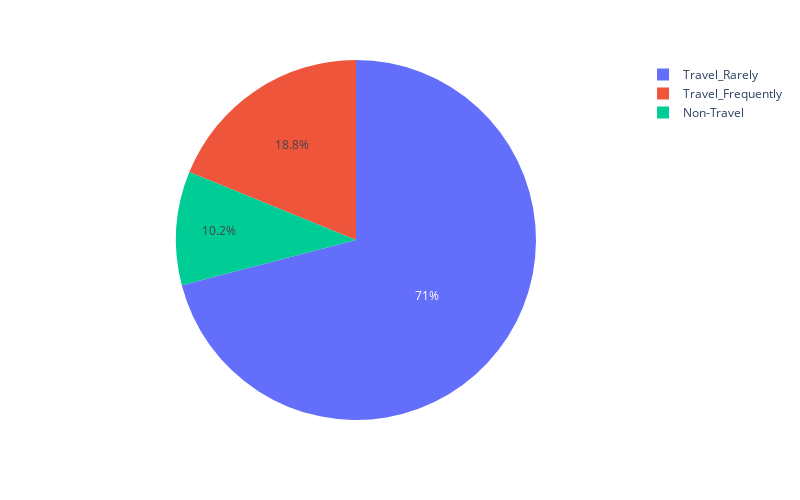
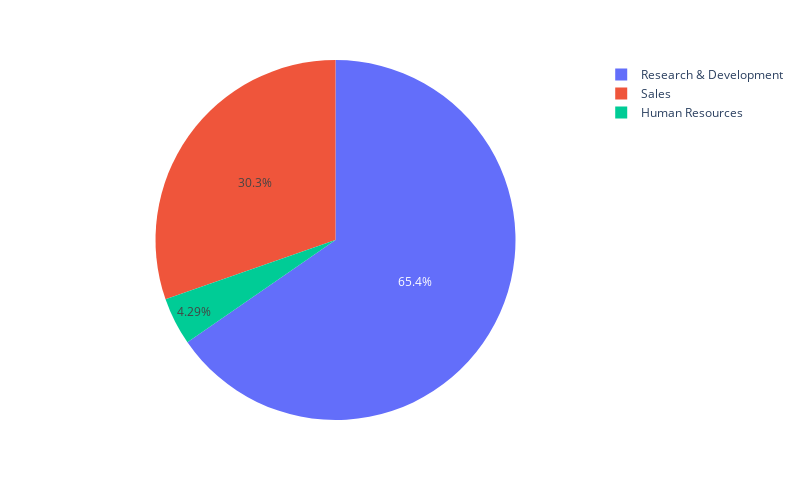
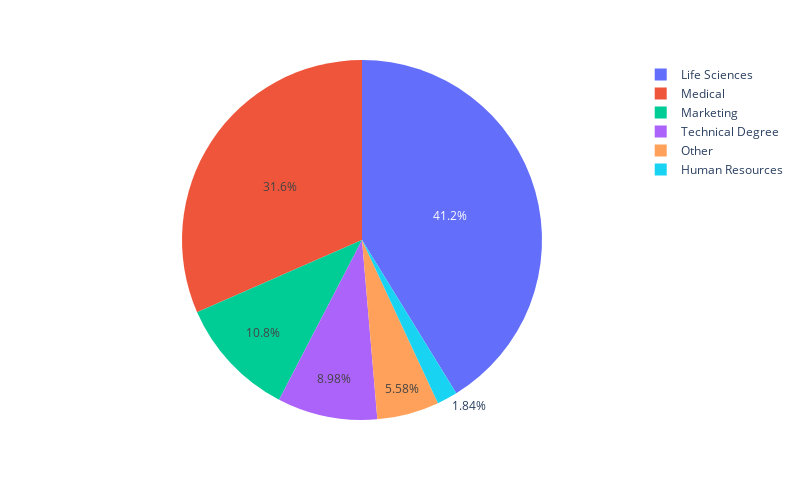

Source (notebook cell) for these figures, in order:
### Code cell
for i in categorical_features:
    if i == 'Attrition':
        continue
    fig = px.pie(df, names=i)
    fig.update_layout(width=800, height=500)
    fig.show()

### Figure 1 — Plotly figure (JSON) as saved in the notebook; plotly's stock layout.template omitted (floating-point values rounded to 4 significant figures; data arrays with more than 128 entries replaced by an {"elided": "..."} marker saying what was removed)
{"data": [{"domain": {"x": [0, 1], "y": [0, 1]}, "hovertemplate": "BusinessTravel=%{label}<extra></extra>", "labels": {"elided": "1470 str values"}, "legendgroup": "", "name": "", "showlegend": true, "type": "pie"}], "layout": {"height": 500, "legend": {"tracegroupgap": 0}, "margin": {"t": 60}, "width": 800}}

### Figure 2 — Plotly figure (JSON) as saved in the notebook; plotly's stock layout.template omitted (floating-point values rounded to 4 significant figures; data arrays with more than 128 entries replaced by an {"elided": "..."} marker saying what was removed)
{"data": [{"domain": {"x": [0, 1], "y": [0, 1]}, "hovertemplate": "Department=%{label}<extra></extra>", "labels": {"elided": "1470 str values"}, "legendgroup": "", "name": "", "showlegend": true, "type": "pie"}], "layout": {"height": 500, "legend": {"tracegroupgap": 0}, "margin": {"t": 60}, "width": 800}}

### Figure 3 — Plotly figure (JSON) as saved in the notebook; plotly's stock layout.template omitted (floating-point values rounded to 4 significant figures; data arrays with more than 128 entries replaced by an {"elided": "..."} marker saying what was removed)
{"data": [{"domain": {"x": [0, 1], "y": [0, 1]}, "hovertemplate": "EducationField=%{label}<extra></extra>", "labels": {"elided": "1470 str values"}, "legendgroup": "", "name": "", "showlegend": true, "type": "pie"}], "layout": {"height": 500, "legend": {"tracegroupgap": 0}, "margin": {"t": 60}, "width": 800}}
